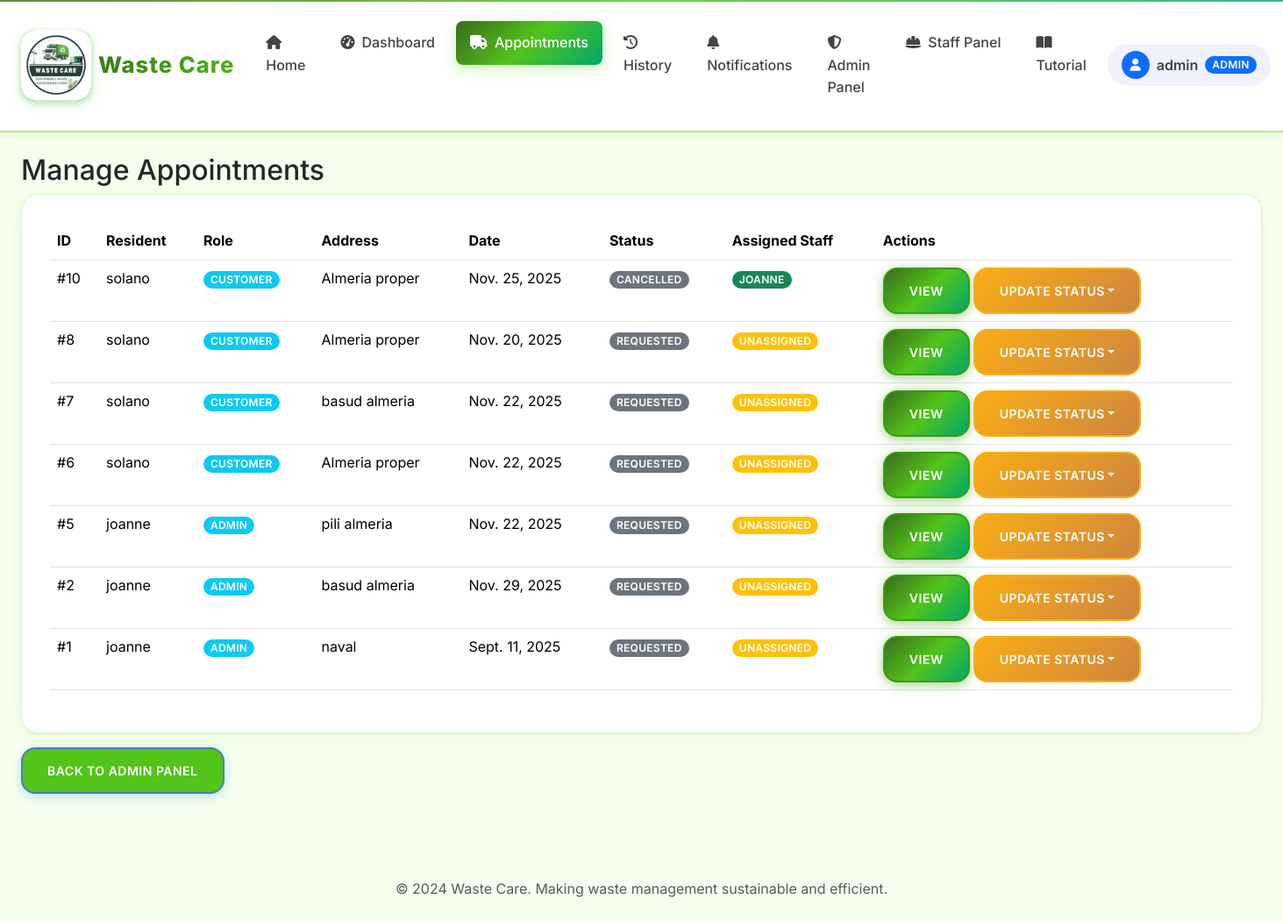
The app's page /admin-panel/appointments/ (signed in), older data.
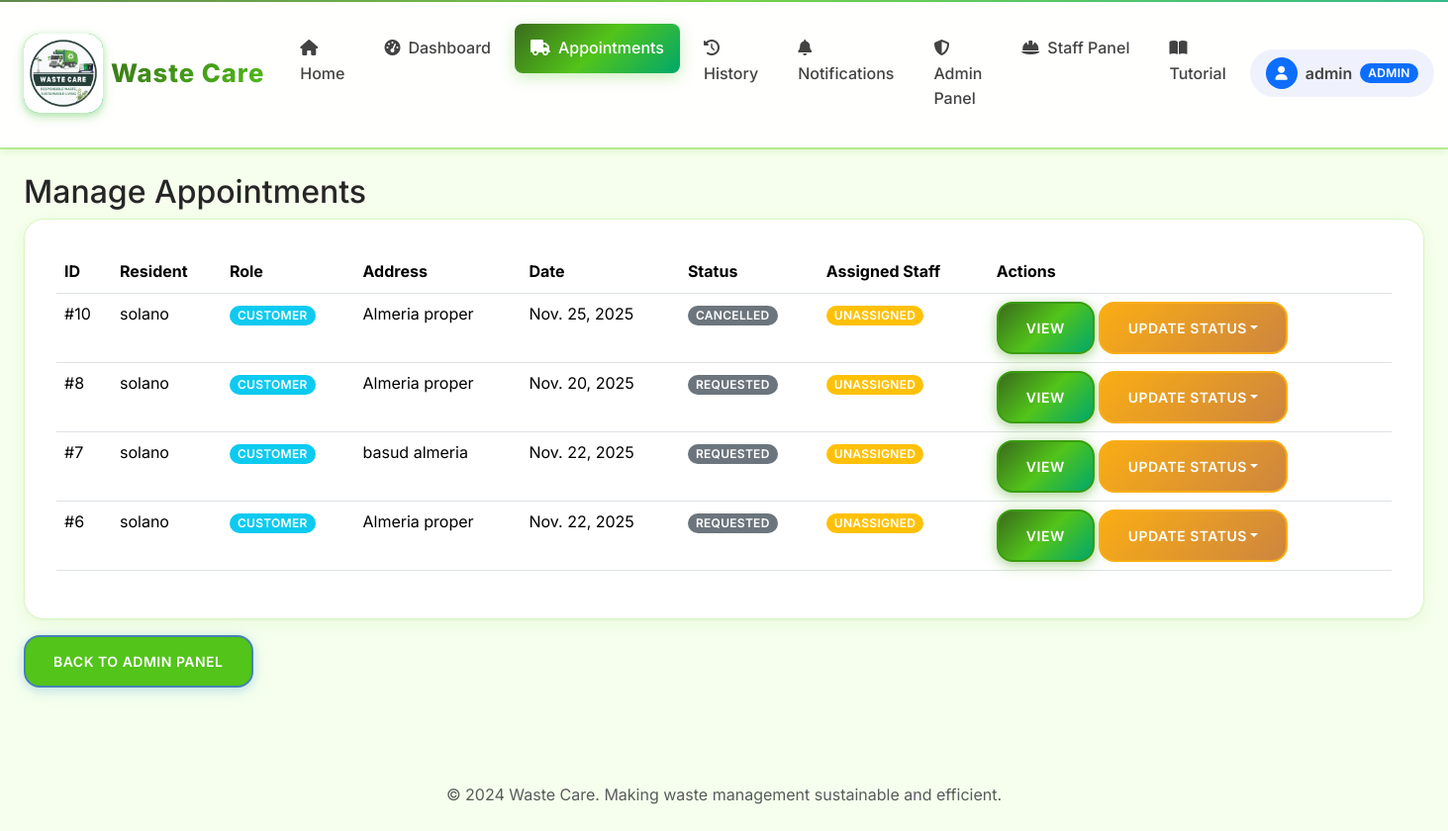
The same page, newer data.
### core/models.py (models this page shows, shortened)
class Appointment(models.Model):
    STATUS_CHOICES = [
        ("pending", "Pending"),
        ("approved", "Approved"),
        ("in_progress", "In Progress"),
        ("completed", "Completed"),
        ("cancelled", "Cancelled"),
    ]
    WASTE_TYPE_CHOICES = [
        ("general", "General Waste"),
        ("recyclable", "Recyclable"),
        ("organic", "Organic/Compost"),
        ("hazardous", "Hazardous Waste"),
        ("bulk", "Bulk Items"),
    ]
    PRIORITY_CHOICES = [
        ("low", "Low Priority"),
        ("normal", "Normal"),
        ("high", "High Priority"),
        ("urgent", "Urgent"),
    ]
    DAY_CHOICES = [
        ("monday", "Monday"),
        ("tuesday", "Tuesday"),
        ("wednesday", "Wednesday"),
        ("thursday", "Thursday"),
        ("friday", "Friday"),
        ("saturday", "Saturday"),
        ("sunday", "Sunday"),
    ]
    customer = models.ForeignKey(User, on_delete=models.CASCADE, related_name="appointments")
    pickup_day = models.CharField(max_length=10, choices=DAY_CHOICES, default="monday", help_text="Preferred day of the week for pickup")
    address = models.CharField(max_length=255)
    latitude = models.DecimalField(max_digits=9, decimal_places=6, null=True, blank=True, help_text="Latitude coordinate")
    longitude = models.DecimalField(max_digits=9, decimal_places=6, null=True, blank=True, help_text="Longitude coordinate")
    preferred_date = models.DateField()
    preferred_time = models.TimeField()
    waste_type = models.CharField(max_length=20, choices=WASTE_TYPE_CHOICES, default="general")
    estimated_weight = models.DecimalField(max_digits=6, decimal_places=2, null=True, blank=True, help_text="Weight in kg")
    priority = models.CharField(max_length=10, choices=PRIORITY_CHOICES, default="normal")
    notes = models.TextField(blank=True)
    special_instructions = models.TextField(blank=True, help_text="Special handling requirements")
    status = models.CharField(max_length=20, choices=STATUS_CHOICES, default="pending")
    created_at = models.DateTimeField(auto_now_add=True)
    updated_at = models.DateTimeField(auto_now=True)
    handled_by = models.ForeignKey(
        User, on_delete=models.SET_NULL, null=True, blank=True, related_name="handled_appointments"
    )
    scheduled_datetime = models.DateTimeField(null=True, blank=True)
    completion_datetime = models.DateTimeField(null=True, blank=True)
    actual_weight = models.DecimalField(max_digits=6, decimal_places=2, null=True, blank=True)
    class Meta:
        ordering = ['-created_at']
        indexes = [
            models.Index(fields=['status', 'preferred_date']),
            models.Index(fields=['customer', 'status']),
        ]

class User(AbstractUser):
    ROLE_CHOICES = [
        ("residents", "Residents"),
        ("staff", "Staff"),
        ("admin", "Admin"),
    ]
    role = models.CharField(max_length=20, choices=ROLE_CHOICES, default="residents")

### core/views.py (the view)
# urls.py: path("admin-panel/appointments/", views.manage_appointments, name="manage_appointments"),
@login_required
@user_passes_test(lambda u: u.role == 'admin' or u.is_superuser)
def manage_appointments(request):
    appointments = Appointment.objects.select_related('customer', 'handled_by').order_by('-created_at')
    return render(request, "core/manage_appointments.html", {'appointments': appointments})

### core/context_processors.py (called while the page is built)
def navbar_context(request):
    context = {
        'MAPTILER_API_KEY': settings.MAPTILER_API_KEY,
    }
    if request.user.is_authenticated:
        context['unread_notifications'] = Notification.objects.filter(
            user=request.user,
            is_read=False
        ).count()
    else:
        context['unread_notifications'] = 0
    return context

### core/templates/core/manage_appointments.html (shortened to what this page needs)
{% extends "base.html" %}
{% block content %}
<h2>Manage Appointments</h2>
<div class="card">
  <div class="card-body">
    <table class="table">
      <thead>
        <tr>
          <th>ID</th>
          <th>Resident</th>
          <th>Role</th>
          <th>Address</th>
          <th>Date</th>
          <th>Status</th>
          <th>Assigned Staff</th>
          <th>Actions</th>
        </tr>
      </thead>
      <tbody>
        {% for appt in appointments %}
        <tr>
          <td>#{{ appt.id }}</td>
          <td>{{ appt.customer.username }}</td>
          <td><span class="badge bg-info">{{ appt.customer.get_role_display }}</span></td>
          <td>{{ appt.address|truncatechars:30 }}</td>
          <td>{{ appt.preferred_date }}</td>
          <td><span class="badge bg-secondary">{{ appt.get_status_display }}</span></td>
          <td>
            {% if appt.handled_by %}
              <span class="badge bg-success">{{ appt.handled_by.username }}</span>
            {% else %}
              <span class="badge bg-warning">Unassigned</span>
            {% endif %}
          </td>
          <td>
            <div class="d-flex gap-1 flex-wrap">
              <a href="{% url 'core:pickup_detail' appt.pk %}" class="btn btn-sm btn-primary">View</a>
              <div class="dropdown">
                <button class="btn btn-sm btn-warning dropdown-toggle" type="button" data-bs-toggle="dropdown">
                  Update Status
                </button>
              </div>
            </div>
          </td>
        </tr>
        {% endfor %}
      </tbody>
    </table>
  </div>
</div>
<a href="{% url 'core:admin_panel' %}" class="btn btn-secondary mt-3">Back to Admin Panel</a>
{% endblock %}

Row changes from the older to the newer data that the page shows:
removed Appointment: id "5", customer.username "joanne", customer.role "ADMIN", address "pili almeria", preferred_date "Nov. 22, 2025", status "REQUESTED", shows "UNASSIGNED"
removed Appointment: id "2", customer.username "joanne", customer.role "ADMIN", address "basud almeria", preferred_date "Nov. 29, 2025", status "REQUESTED", shows "UNASSIGNED"
removed Appointment: id "1", customer.username "joanne", customer.role "ADMIN", address "naval", preferred_date "Sept. 11, 2025", status "REQUESTED", shows "UNASSIGNED"
changed Appointment "Nov. 25, 2025": handled_by.username "JOANNE" → (not shown); now shows "UNASSIGNED"
